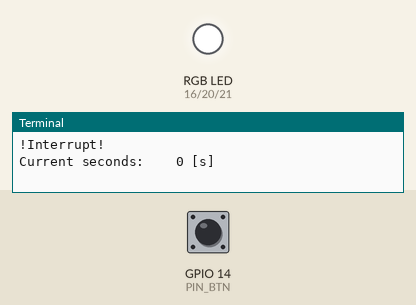
Simulated run of this program. Board: Raspberry Pi (BCM pin numbers). Parts: an RGB LED mixed from three pins (HIGH = lit), the last lines printed to the terminal. The inputs (shaded band) are chosen by the test bench; at power-on: GPIO 14 (PIN_BTN) HIGH. The clock reads 2024-03-15 10:24:30 at power-on unless the program sets it.

Above: at 1.2 s.
1.3 s: GPIO 14 (PIN_BTN) pulled LOW for 0.15 s
At 2.5 s:
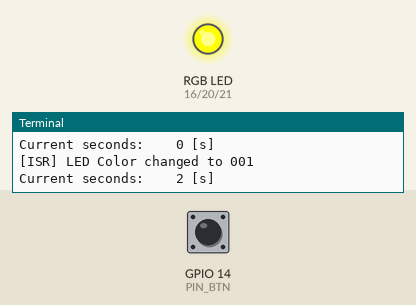
2.9 s: GPIO 14 (PIN_BTN) pulled LOW for 1 s
At 3.9 s:
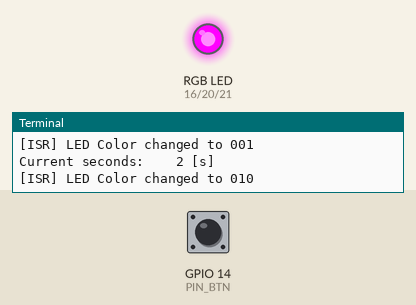
5.4 s: GPIO 14 (PIN_BTN) pulled LOW for 0.15 s
At 5.8 s:
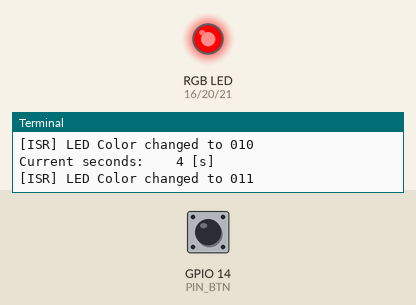
7.0 s: GPIO 14 (PIN_BTN) pulled LOW for 3.2 s
At 8.3 s:
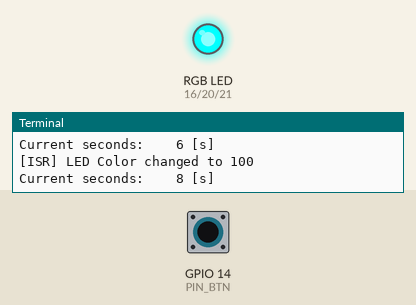
11.7 s: GPIO 14 (PIN_BTN) pulled LOW for 0.15 s
At 12.9 s:
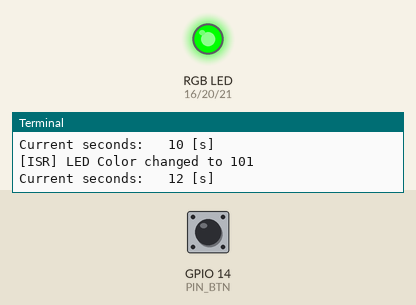
13.3 s: GPIO 14 (PIN_BTN) pulled LOW for 1 s
At 14.3 s:
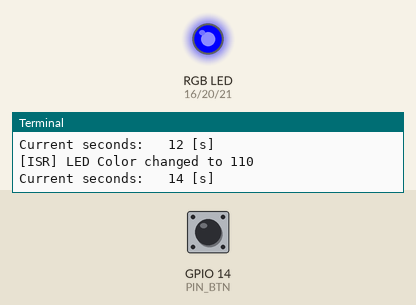
Timing chart, 0 to 16.3 s (numbered marks = the images above; inputs shaded):
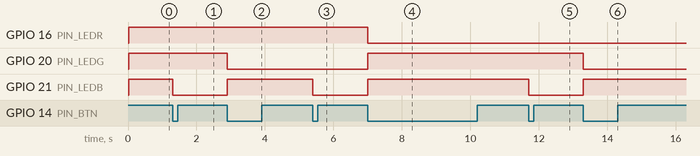

The program:

ex_gpio_interrupt.py
```python
import os
## 백그라운드에서 실행되는 프로그램 -> 사용자가 직접 제어하지 않고, 시스템의 백그라운드에서 실행되면서 특정 기능을 수행하는 프로그램
os.system("sudo pigpiod")

import time
import sys
import pigpio

PIN_BTN  = 14
PIN_LEDR = 16
PIN_LEDG = 20
PIN_LEDB = 21

LOOP_PERIOD_MS = 2000

led_color = 0
last_tick = 0

def myISR(gpio, level, tick):
    global led_color, last_tick

    # 버튼 눌림이 아닌 경우
    if level != 0:
        return
    # 디바운싱 : 마지막 눌림과 200ms 이내면 무시
    if pigpio.tickDiff(last_tick, tick) < 200_000:
        return
    last_tick = tick

    # 버튼 상태 확인
    btn_state = pi.read(PIN_BTN)

    if btn_state == 0:
        # 색상 순환 (0~7)
        led_color = (led_color + 1) % 8
        # RGB 비트 조합으로 LED 제어 (0이면 ON, 1이면 OFF)
        pi.write(PIN_LEDR, 0 if led_color & 0b100 else 1)
        pi.write(PIN_LEDG, 0 if led_color & 0b010 else 1)
        pi.write(PIN_LEDB, 0 if led_color & 0b001 else 1)
        # 현재 색상 정보 출력
        print(f"[ISR] LED Color changed to {led_color:03b}")


if __name__ == "__main__":
    pi = pigpio.pi()
    if not pi.connected:
        print("pigpio demon error!", file=sys.stderr)
        sys.exit(1)

    # PIN_BTN을 입력 모드로 설정
    pi.set_mode(PIN_BTN,  pigpio.INPUT)
    # 내부 풀업 저항을 걸어 기본 상태를 HIGH로 설정 -> 버튼을 누르면 LOW
    pi.set_pull_up_down(PIN_BTN, pigpio.PUD_UP)

    pi.set_mode(PIN_LEDR, pigpio.OUTPUT)
    pi.set_mode(PIN_LEDG, pigpio.OUTPUT)
    pi.set_mode(PIN_LEDB, pigpio.OUTPUT)

    # LED 3개를 모두 끔 (1은 꺼진 상태; LOW에 켜지는 회로)
    pi.write(PIN_LEDR, 1)
    pi.write(PIN_LEDG, 1)
    pi.write(PIN_LEDB, 1)

    # 버튼이 눌려서 LOW 신호가 감지되면, myISR 호출
    cb = pi.callback(PIN_BTN, pigpio.FALLING_EDGE, myISR)

    print("!Interrupt!")
    count = 0
    try:
        while True:
            start = time.time()
            print(f"Current seconds: {count:4d} [s]")
            count += 2
            end = time.time()
            time.sleep((LOOP_PERIOD_MS/1000) - (end - start))
    finally:
        cb.cancel()
        pi.stop()
        os.system("sudo killall pigpiod")
```

Measured:
- after the input at 1.3 s, GPIO 21 (PIN_LEDB): HIGH → LOW at once
- after the input at 2.9 s, GPIO 20 (PIN_LEDG): HIGH → LOW at once; GPIO 21 (PIN_LEDB): LOW → HIGH at once
- after the input at 5.4 s, GPIO 21 (PIN_LEDB): HIGH → LOW at once
- after the input at 7.0 s, GPIO 16 (PIN_LEDR): HIGH → LOW at once; GPIO 20 (PIN_LEDG), GPIO 21 (PIN_LEDB): LOW → HIGH at once
- after the input at 11.7 s, GPIO 21 (PIN_LEDB): HIGH → LOW at once
- after the input at 13.3 s, GPIO 20 (PIN_LEDG): HIGH → LOW at once; GPIO 21 (PIN_LEDB): LOW → HIGH at once
